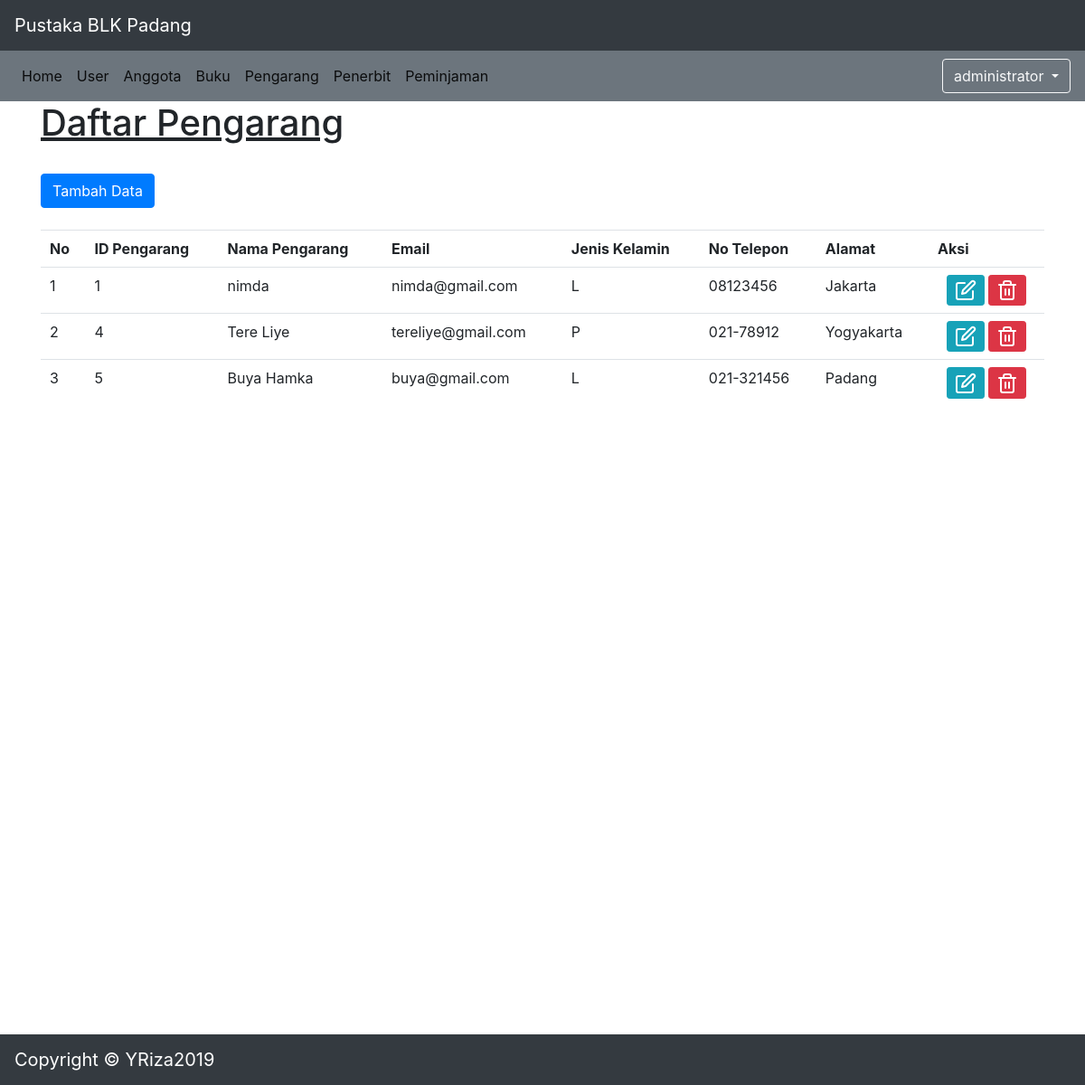
/pustaka.php?p=pengarang (signed in), run on the app's committed database.
### tables this page shows
CREATE TABLE `pengarang` (
  `id_pengarang` int(11) NOT NULL,
  `nama_pengarang` varchar(50) NOT NULL,
  `email` varchar(30) NOT NULL,
  `jekel` char(1) NOT NULL,
  `no_telp` varchar(15) NOT NULL,
  `alamat` text NOT NULL
);

### pengarang.php (the view, shortened to what this page needs)
<?php
	$aksi=isset($_GET['aksi']) ? $_GET['aksi'] : 'list';
	switch ($aksi) {
		case 'list' :
?>
			<h1><u>Daftar Pengarang</u></h1>
			<?php
				if ($_SESSION['level']=='administrator') {
			?>
				<br><a class="btn btn-primary" role="button" href="pustaka.php?p=pengarang&aksi=input">Tambah Data</a>
			<?php
				}
			?>
			<div class="table-responsive">
				<br>
				<table id="example" class="table table-hover">
					<tr>
						<th>No</th>
						<th>ID Pengarang</th>
						<th>Nama Pengarang</th>
						<th>Email</th>
						<th>Jenis Kelamin</th>
						<th>No Telepon</th>
						<th>Alamat</th>
						<?php
							if ($_SESSION['level']=='administrator') {
								echo "<th>Aksi</th>";
							}
						?>
					</tr>
					<?php
						$ambil = mysql_query("SELECT * FROM pengarang");
						$no=1;
						while($data = mysql_fetch_array($ambil)){
					?>
							<tr>
								<td><?php echo $no; ?></td>
								<td><?php echo $data['id_pengarang']; ?></td>
								<td><?php echo $data['nama_pengarang']; ?></td>
								<td><?php echo $data['email']; ?></td>
								<td><?php echo $data['jekel']; ?></td>
								<td><?php echo $data['no_telp']; ?></td>
								<td><?php echo $data['alamat']; ?></td>
								<?php
									if ($_SESSION['level']=='administrator') {
								?>
										<td align="center">
											<a class="btn btn-info btn-sm" href="?p=pengarang&aksi=edit&id_ubah=<?php echo $data['id_pengarang']?>"><span data-feather="edit"></span></a>
											<a class="btn btn-danger btn-sm" href="aksi_pengarang.php?proses=hapus&id_hapus=<?php echo $data['id_pengarang']?>" onclick="return confirm('Yakin akan menghapus data <?php echo $data['id_pengarang']?>?')"><span data-feather="trash-2"></span></a>
										</td>
								<?php
									}
								?>
							</tr>
					<?php
							$no++;
						}
					?>
				</table>
			</div>
<?php
		break;
?>
<?php
	}
?>

### css/navbartop-fixed.css (style rules this page uses)
body { min-height: 75rem; padding-top:0; }

### data on the page
pengarang: id_pengarang "1", nama_pengarang "nimda", email "nimda@gmail.com", jekel "L", no_telp "08123456", alamat "Jakarta"
pengarang: id_pengarang "4", nama_pengarang "Tere Liye", email "tereliye@gmail.com", jekel "P", no_telp "021-78912", alamat "Yogyakarta"
pengarang: id_pengarang "5", nama_pengarang "Buya Hamka", email "buya@gmail.com", jekel "L", no_telp "021-321456", alamat "Padang"

### other printed values
$_SESSION['level'] "administrator"
